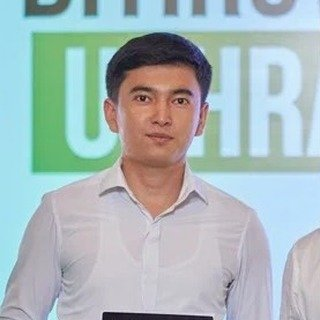
#> input picture edits/claude_sfx/profile.png, 320 x 320 px
$ python promo.py ../claude_sfx/profile.png ../claude_sfx/profile.png ../claude_sfx/profile.png ../claude_sfx/profile.png
#> lines starting #> are read from the running program, lines starting #| are printed output that depends on the picture; after the words box and inside, x2 and y2 are one past the last pixel; in counts of white or black regions, pixels touching at a corner belong together
#!/usr/bin/env python3
"""5s 9:16 "To'liq video YouTube'da" card, same look as the ZRR story edit.

usage: promo.py THUMB.jpg OUT.mp4 [preview T1,T2,...]
"""
import math
import subprocess
import sys
from functools import lru_cache

import numpy as np
from PIL import Image, ImageDraw, ImageFilter, ImageFont

THUMB, OUT = sys.argv[1], sys.argv[2]
W, H, FPS, DUR = 1080, 1920, 30, 5.0
N = int(DUR * FPS)

BG0 = (16, 8, 6)
BG1 = (52, 22, 14)
AMBER = (232, 160, 58)
GOLD = (246, 198, 92)
CREAM = (247, 233, 210)
PLAY_RED = (232, 40, 30)

FD = "/usr/share/fonts/opentype/inter/"
@lru_cache(None)
def font(w, s): return ImageFont.truetype(FD + f"Inter-{w}.otf", s)

def clamp(x, a=0.0, b=1.0): return max(a, min(b, x))
# [4 lines left out: function spring, not called in this run]
def ease_out(t): t = clamp(t); return 1 - (1 - t) ** 3
def ease_io(t): t = clamp(t); return t * t * (3 - 2 * t)
def lerp(a, b, t): return a + (b - a) * t
def with_alpha(c, a): return (c[0], c[1], c[2], int(255 * clamp(a)))

# ---------- background ----------
def radial_bg():
    yy, xx = np.mgrid[0:H, 0:W].astype(np.float32)
    d1 = np.sqrt(((xx - 540) / 900) ** 2 + ((yy - 900) / 900) ** 2)
    d2 = np.sqrt(((xx - 900) / 800) ** 2 + ((yy - 1700) / 800) ** 2)
    g = np.clip(1 - d1, 0, 1) ** 1.5 * 0.95 + np.clip(1 - d2, 0, 1) ** 1.8 * 0.4
    base = np.array(BG0, np.float32); top = np.array(BG1, np.float32) * 1.3
    img = base[None, None] + (top - base)[None, None] * g[..., None]
    return Image.fromarray(np.uint8(np.clip(img, 0, 255))).convert("RGBA")
BG = radial_bg()
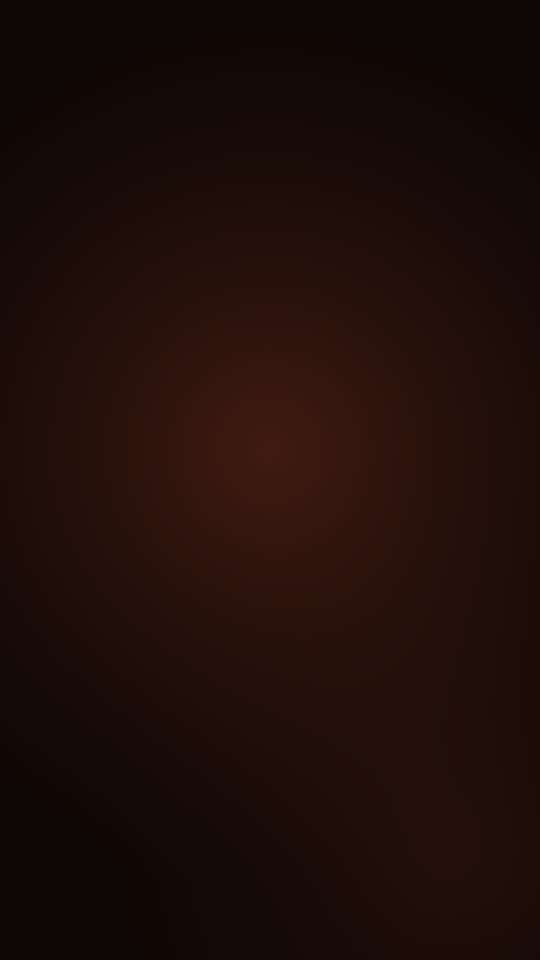
#> BG: PIL image 1080x1920 RGBA (shown at 1/2 size); mean R, G, B, A 30.3, 13.4, 9, 255

# ---------- thumbnail card ----------
CW, CH, CR = 1000, 563, 36
CX, CY = 540, 950            # card centre: well inside Instagram safe zone
THUMB_IM = Image.open(THUMB).convert("RGB")
#> THUMB_IM is the input picture: PIL image 320x320 RGB; mean R, G, B 168.3, 184.8, 186.4

def rr_mask(w, h, r):
#> called with w = 1000, h = 563, r = 36
    m = Image.new("L", (w, h), 0)
#> m: PIL image 1000x563 L; every value is 0
    ImageDraw.Draw(m).rounded_rectangle((0, 0, w - 1, h - 1), r, fill=255)
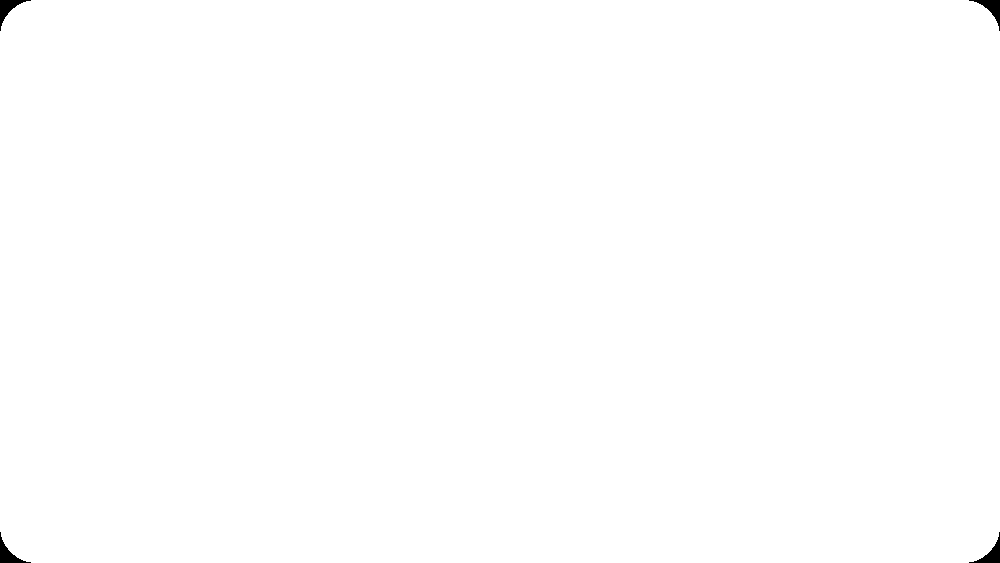
#> m: PIL image 1000x563 L; 99.8% white; 4 black regions, box (x1, y1, x2, y2) and area: (0, 0, 31, 31) 287, (969, 0, 1000, 31) 287, (0, 532, 31, 563) 287, (969, 532, 1000, 563) 287
    return m
CARD_MASK = rr_mask(CW, CH, CR)

def card_shadow():
    pad = 110
    sh = Image.new("RGBA", (CW + pad * 2, CH + pad * 2), (0, 0, 0, 0))
#> sh: PIL image 1220x783 RGBA; every value is 0
    ImageDraw.Draw(sh).rounded_rectangle((pad, pad + 30, pad + CW, pad + CH + 30), CR, fill=(4, 1, 0, 190))
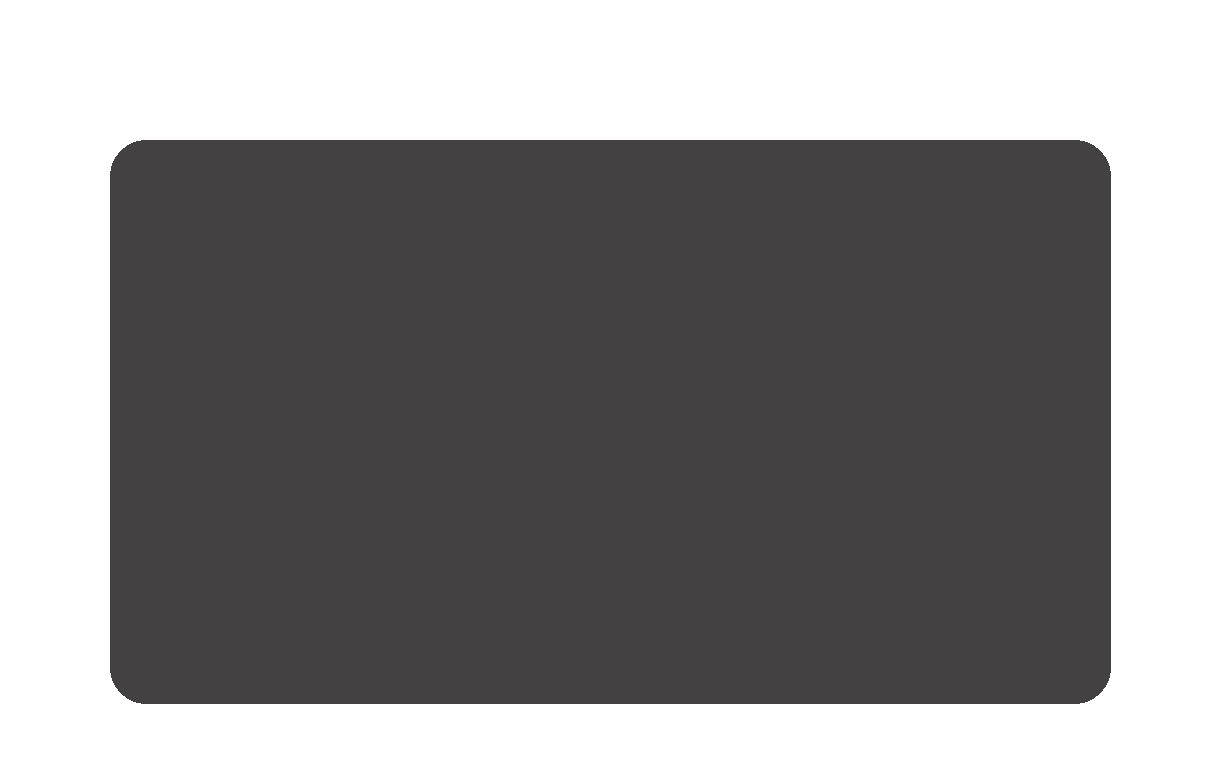
#> sh: PIL image 1220x783 RGBA; mean R, G, B, A 2.4, 0.6, 0, 112.1; transparent parts drawn white
    return sh.filter(ImageFilter.GaussianBlur(40))
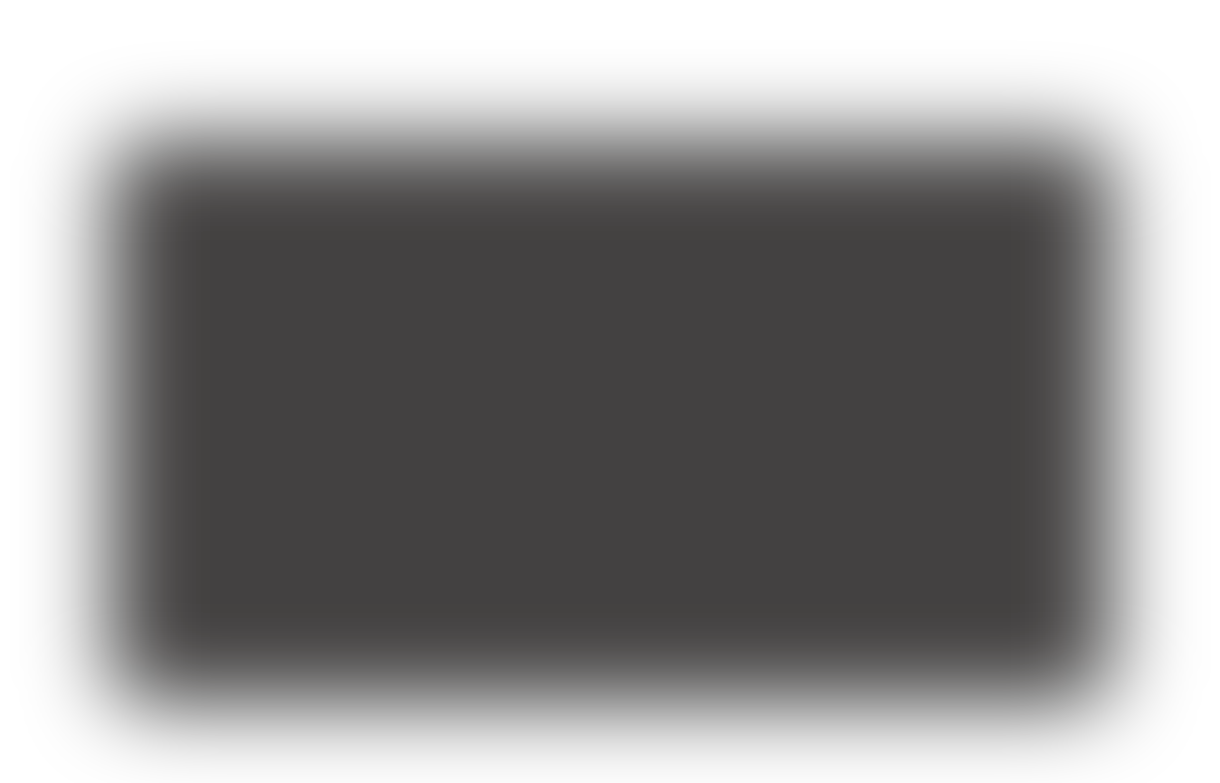
#> returned value: PIL image 1220x783 RGBA; mean R, G, B, A 2.4, 0.6, 0, 112; transparent parts drawn white
SHADOW = card_shadow()

# [42 lines left out: functions card_frame, play_button, not called in this run]

def text_layer(txt, f, fill, pad=10):
#> called with txt = "To'liq video", fill = (247, 233, 210), pad = 10
    bb = f.getbbox(txt)
    im = Image.new("RGBA", (bb[2] + pad * 2, bb[3] + pad * 2), (0, 0, 0, 0))
#> im: PIL image 469x120 RGBA; every value is 0
    ImageDraw.Draw(im).text((pad, pad), txt, font=f, fill=fill)
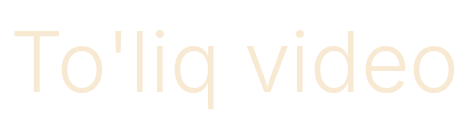
#> im: PIL image 469x120 RGBA; mean R, G, B, A 30.4, 28.6, 25.8, 26.3; transparent parts drawn white
    return im

# [20 lines left out: functions paste_alpha, wipe_in, not called in this run]

T1 = text_layer("To'liq video", font("Light", 84), CREAM)
@lru_cache(None)
def dfont(w, s): return ImageFont.truetype(FD + f"InterDisplay-{w}.otf", s)
T2_TEXT, T2_FONT = "YouTube'da", dfont("SemiBold", 124)

# [48 lines left out: functions letters_rise, render, not called in this run]

if len(sys.argv) > 3 and sys.argv[3] == "preview":
    for tt in [float(x) for x in sys.argv[4].split(",")]:
        render(int(tt * FPS)).save(OUT.replace(".mp4", f"_{tt:04.2f}.png"))
    sys.exit(0)

#> (the run stopped early here; a loop or call above may not have finished)
